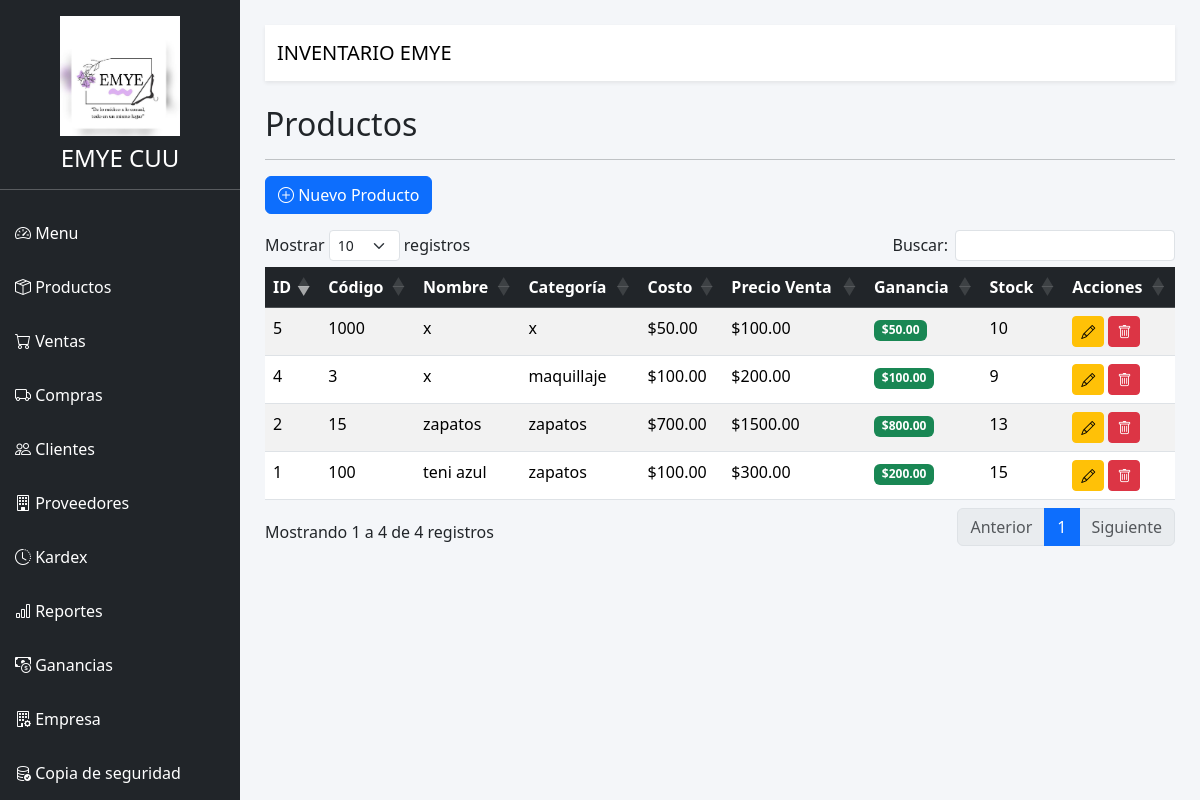
The page /productos on the database its author committed.
### SistemaInventarioWeb/models/database.py (models this page shows)
class Empresa(db.Model):
    __tablename__ = "empresa"
    id = db.Column(db.Integer, primary_key=True)
    nombre = db.Column(db.String(150), nullable=False)
    direccion = db.Column(db.String(250))
    telefono = db.Column(db.String(30))
    correo = db.Column(db.String(120))
    rfc = db.Column(db.String(30))
    sitio_web = db.Column(db.String(120))
    logo = db.Column(db.String(200))

class Producto(db.Model):
    __tablename__ = "productos"
    id = db.Column(db.Integer, primary_key=True)
    codigo = db.Column(
        db.String(30),
        unique=True,
        nullable=False
    )
    nombre = db.Column(
        db.String(100),
        nullable=False
    )
    categoria = db.Column(
        db.String(80)
    )
    precio = db.Column(
        db.Float,
        nullable=False
    )
    costo = db.Column(
        db.Float,
        default=0
    )
    stock = db.Column(
        db.Integer,
        default=0
    )

### SistemaInventarioWeb/routes/productos.py (the view)
@productos_bp.route("/productos")
def listar():
    productos = Producto.query.all()
    return render_template(
        "productos.html",
        productos=productos
    )

### SistemaInventarioWeb/app.py (called while the page is built)
@app.context_processor
def datos_empresa():
    empresa = Empresa.query.first()
    return {
        "empresa": empresa
    }

### SistemaInventarioWeb/templates/productos.html (shortened to what this page needs)
{% extends 'base.html' %}
{% block contenido %}
<h2>Productos</h2>
<hr>
<a href="/productos/nuevo" class="btn btn-primary mb-3">
    <i class="bi bi-plus-circle"></i>
    Nuevo Producto
</a>
<table id="tablaProductos" class="table table-striped table-hover">
    <thead class="table-dark">
        <tr>
            <th>ID</th>
            <th>Código</th>
            <th>Nombre</th>
            <th>Categoría</th>
            <th>Costo</th>
            <th>Precio Venta</th>
            <th>Ganancia</th>
            <th>Stock</th>
            <th>Acciones</th>
        </tr>
    </thead>
    <tbody>
    {% for p in productos %}
        <tr>
            <td>{{ p.id }}</td>
            <td>{{ p.codigo }}</td>
            <td>{{ p.nombre }}</td>
            <td>{{ p.categoria }}</td>
            <td>
                ${{ "%.2f"|format(p.costo) }}
            </td>
            <td>
                ${{ "%.2f"|format(p.precio) }}
            </td>
            <td>
                <span class="badge bg-success">
                    ${{ "%.2f"|format(p.precio - p.costo) }}
                </span>
            </td>
            <td>
                {{ p.stock }}
            </td>
            <td>
                <a
                    href="/productos/editar/{{ p.id }}"
                    class="btn btn-warning btn-sm">
                    <i class="bi bi-pencil"></i>
                </a>
                <a
                    href="/productos/eliminar/{{ p.id }}"
                    class="btn btn-danger btn-sm"
                    onclick="return confirm('¿Eliminar este producto?')">
                    <i class="bi bi-trash"></i>
                </a>
            </td>
        </tr>
    {% endfor %}
    </tbody>
</table>
{% endblock %}

### SistemaInventarioWeb/templates/base.html (shortened to what this page needs)
<!DOCTYPE html>
<html lang="es">
<head>
    <link href="https://cdn.jsdelivr.net/npm/bootstrap@5.3.8/dist/css/bootstrap.min.css" rel="stylesheet">
    <link href="https://cdn.jsdelivr.net/npm/bootstrap-icons@1.13.1/font/bootstrap-icons.css" rel="stylesheet">
    <link rel="stylesheet"
          href="https://cdn.datatables.net/1.13.8/css/dataTables.bootstrap5.min.css">
    <link href="https://cdn.jsdelivr.net/npm/select2@4.1.0-rc.0/dist/css/select2.min.css" rel="stylesheet">
    <link rel="stylesheet"
          href="{{ url_for('static', filename='css/style.css') }}">
</head>
<body>
<div class="d-flex">
    <div class="sidebar">
        <div class="text-center mt-3">
    {% if empresa and empresa.logo %}
    <img
    src="{{ url_for('static', filename=empresa.logo) }}"
    style="width:120px;height:120px;object-fit:contain;"
    class="mb-2">
    {% endif %}
    <h4 class="text-white">
        {% if empresa %}
            {{ empresa.nombre }}
        {% else %}
            EMYE CUU
        {% endif %}
    </h4>
</div>
        <hr>
        <a href="/">
            <i class="bi bi-speedometer2"></i>
            Menu
        </a>
        <a href="/productos">
            <i class="bi bi-box-seam"></i>
            Productos
        </a>
        <a href="/ventas">
            <i class="bi bi-cart"></i>
            Ventas
        </a>
        <a href="/compras">
            <i class="bi bi-truck"></i>
            Compras
        </a>
        <a href="/clientes">
            <i class="bi bi-people"></i>
            Clientes
        </a>
        <a href="/proveedores">
            <i class="bi bi-building"></i>
            Proveedores
        </a>
        <a href="/kardex">
            <i class="bi bi-clock-history"></i>
            Kardex
        </a>
        <a href="/reportes">
            <i class="bi bi-bar-chart"></i>
            Reportes
        </a>
        <a href="/ganancias">
           <i class="bi bi-cash-coin"></i>
         Ganancias
          </a>
            <a href="/empresa">
            <i class="bi bi-building-gear"></i>
           Empresa
        </a>
        <a href="/respaldo">
            <i class="bi bi-database-check"></i>
            Copia de seguridad
        </a>
    </div>
    <div class="contenido">
        <nav class="navbar bg-white shadow-sm mb-4">
            <div class="container-fluid">
                <span class="navbar-brand">
                    INVENTARIO EMYE
                </span>
            </div>
        </nav>
        {% block contenido %}
        {% endblock %}
    </div>
</div>
</body>
</html>

### SistemaInventarioWeb/static/css/style.css (style rules this page uses)
body { background:#f4f6f9; }
.sidebar { width:240px; height:100vh; background:#212529; color:white; position:fixed; top:0; left:0; overflow-y:auto; }
.sidebar a { color:white; display:block; padding:15px; text-decoration:none; }
.contenido { margin-left:240px; width:100%; padding:25px; }

### rows shown on the page
Empresa: logo (picture), nombre "EMYE CUU"
Producto: id "1", codigo "100", nombre "teni azul", categoria "zapatos", costo "100.00", precio "300.00", p.precio-p.costo "200.00", stock "15"
Producto: id "2", codigo "15", nombre "zapatos", categoria "zapatos", costo "700.00", precio "1500.00", p.precio-p.costo "800.00", stock "13"
Producto: id "4", codigo "3", nombre "x", categoria "maquillaje", costo "100.00", precio "200.00", p.precio-p.costo "100.00", stock "9"
Producto: id "5", codigo "1000", nombre "x", categoria "x", costo "50.00", precio "100.00", p.precio-p.costo "50.00", stock "10"
